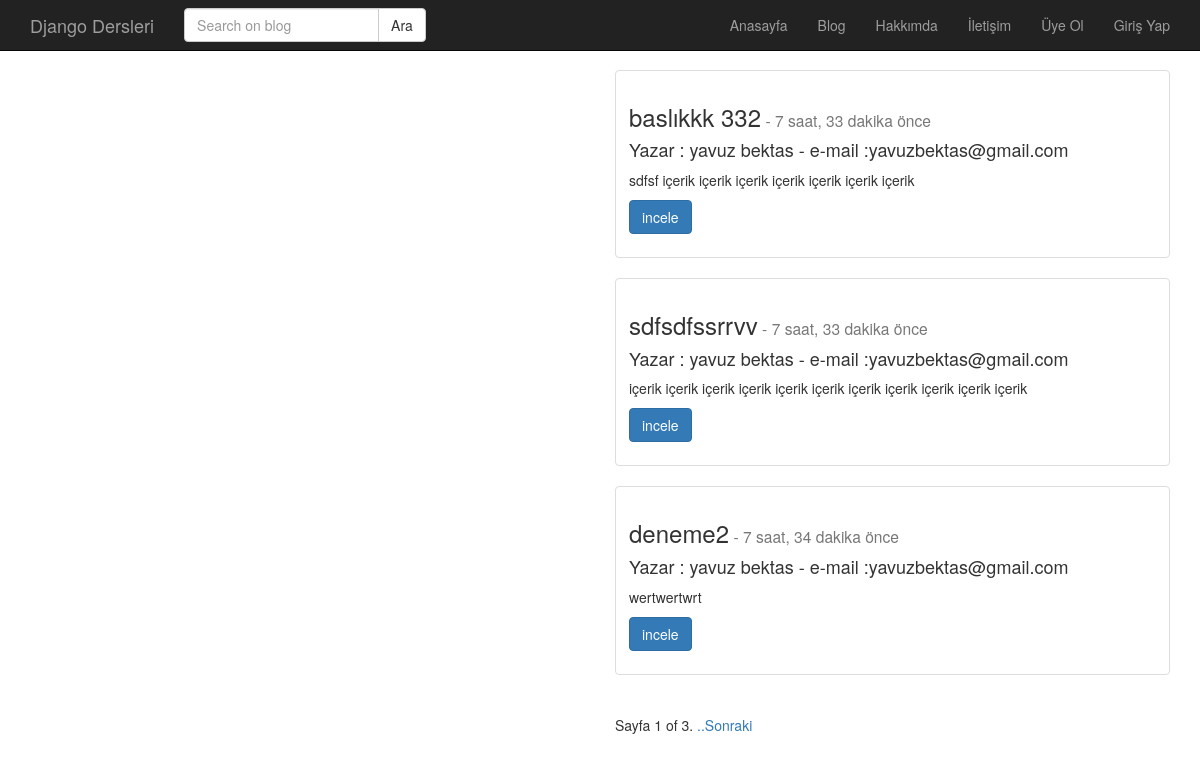
Page /post/ on the committed database.
### post/models.py (models this page shows, shortened)
class Post(models.Model):
    user = models.ForeignKey('auth.User', verbose_name='Kullanıcı', on_delete=models.CASCADE, related_name='posts')
    title = models.CharField(max_length=120, verbose_name='Başlık')
    content = models.TextField(verbose_name='İçerik')
    pub_date = models.DateTimeField(verbose_name='Kayıt Tarihi', auto_now_add=True)
    image = models.ImageField(verbose_name='resim', blank=True, null=True)
    slug = models.SlugField(unique=True, editable=False, max_length=130)
    def get_absolute_url(self):
        return reverse('post:detail', kwargs={'slug': self.slug})
    class Meta:
        ordering = ['-pub_date', 'id']

### post/views.py (the view)
# urls.py: path('',post_index,name='index'),
def post_index(request):
    posts_list = Post.objects.all()
    query=request.GET.get('q')
    if query:
        posts_list=posts_list.filter(Q(title__icontains=query) |
                                     Q(content__icontains=query) |
                                     Q(user__first_name__icontains=query) |
                                     Q(user__last_name__icontains=query)
                                     ).distinct()
    paginator = Paginator(posts_list, 3)  # Show 25 contacts per page
    page = request.GET.get('Sayfa')
    try:
        posts = paginator.page(page)
    except PageNotAnInteger:
        posts = paginator.page(1)
    except EmptyPage:
        contacts = paginator.page(paginator.num_pages)
    return render(request, 'post/index.html', {'posts': posts})

### templates/post/index.html (shortened to what this page needs)
{% extends 'base.html' %}
{% block body %}
    <div class="container">
        {% for post in posts %}
              <div class="row">
                  <div class="col-md-6 col-md-offset-6">
                    <div class="thumbnail">
                      <div class="caption">
                        <h3>{{ post.title }}<small>   -  {{ post.pub_date|timesince }} önce</small></h3>
                        <h4  >Yazar : {{ post.user.get_full_name}} - e-mail :{{ post.user.email }} </h4>
                        <p>{{ post.content|linebreaks|truncatechars:150 }}</p>
                        <p><a href="{{post.get_absolute_url}}" class="btn btn-primary" role="button">incele</a>
                        </p>
                      </div>
                    </div>
                  </div>
            </div>
        {% endfor %}
<div class="row">
    <div class="col-md-6 col-md-offset-6">
        <div class="pagination">
            <span class="step-links">
                <span class="current">
                    Sayfa {{ posts.number }} of {{ posts.paginator.num_pages }}.
                </span>
                {% if posts.has_next %}
                    <a href="?Sayfa={{ posts.next_page_number }}{% if request.GET.q %}&q={{ request.GET.q }}{% endif %}">..Sonraki</a>
                {% endif %}
            </span>
        </div>
    </div>
    </div>
        <br><br>
{% endblock %}

### templates/base.html (shortened to what this page needs)
{% load static %}
<!DOCTYPE html>
<html lang="en">
<head>
    <link rel="stylesheet" href="{% static 'css/bootstrap.min.css' %}">
    <link rel="stylesheet" href="{% static 'css/style.css' %}">
</head>
<body>
        {% include 'header.html' %}
        {% block body %}
        {% endblock %}
</body>
</html>

### templates/header.html (shortened to what this page needs)
<nav class="navbar navbar-inverse navbar-fixed-top" role="banner">
    <div class="container">
        <div class="navbar-header">
            <a href="{% url 'home' %}" class="navbar-brand">Django Dersleri</a>
        </div>
        <nav class="collapse navbar-collapse" role="navigation">
            <form class="navbar-form navbar-left" role="search" method="GET" action="">
                <div class="input-group">
                    <input class="form-control" type="text" name="q" placeholder="Search on blog" value="{{ request.GET.q }}" >
                    <span class="input-group-btn">
                        <input class="btn btn-default" type="submit" value="Ara">
                    </span>
                </div>
            </form>
            <ul class="nav navbar-nav navbar-right">
                <li><a href="{% url 'home' %}">Anasayfa</a></li>
                <li><a href="{% url 'post:index' %}">Blog</a></li>
                <li><a href="#">Hakkımda</a></li>
                <li><a href="#">İletişim</a></li>
                {% if not request.user.is_authenticated %}
                <li><a href="{% url 'accounts:register' %}">Üye Ol</a></li>
                <li><a href="{% url 'accounts:login' %}">Giriş Yap</a></li>
                 {% else %}
                  <li><a href="{% url 'accounts:logout' %}">Çıkış Yap</a></li>
                {% endif %}
            </ul>
        </nav>
    </div>
</nav>

### staticfiles/css/style.css (style rules this page uses)
body { padding-top: 70px; }

### rows in the picture
Post: title "baslıkkk 332", pub_date "7 saat, 33 dakika", user.get_full_name "yavuz bektas", user.email "yavuzbektas@gmail.com", content "sdfsf içerik içerik içerik içerik içerik içerik içerik"
Post: title "sdfsdfssrrvv", pub_date "7 saat, 33 dakika", user.get_full_name "yavuz bektas", user.email "yavuzbektas@gmail.com", content "içerik içerik içerik içerik içerik içerik içerik içerik içerik içerik içerik"
Post: title "deneme2", pub_date "7 saat, 34 dakika", user.get_full_name "yavuz bektas", user.email "yavuzbektas@gmail.com", content "wertwertwrt"

### other values in the picture
{{ posts.number }} "1"
{{ posts.paginator.num_pages }} "3"
